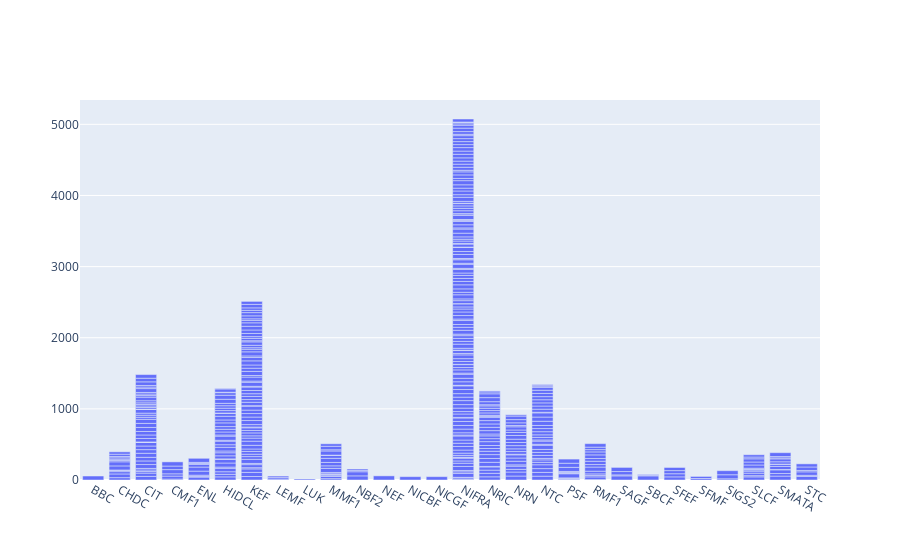

The code cell stored with this chart in its notebook:
### Code cell
import plotly.graph_objects as go
fig = go.Figure([go.Bar(x=df['Symbol'], y=df['Seller'])])
fig.show()

### Figure 1 — Plotly figure (JSON) as saved in the notebook; plotly's stock layout.template omitted (floating-point values rounded to 4 significant figures; data arrays with more than 128 entries replaced by an {"elided": "..."} marker saying what was removed)
{"data": [{"type": "bar", "x": {"elided": "495 str values"}, "y": {"elided": "495 int values"}}], "layout": {}}
